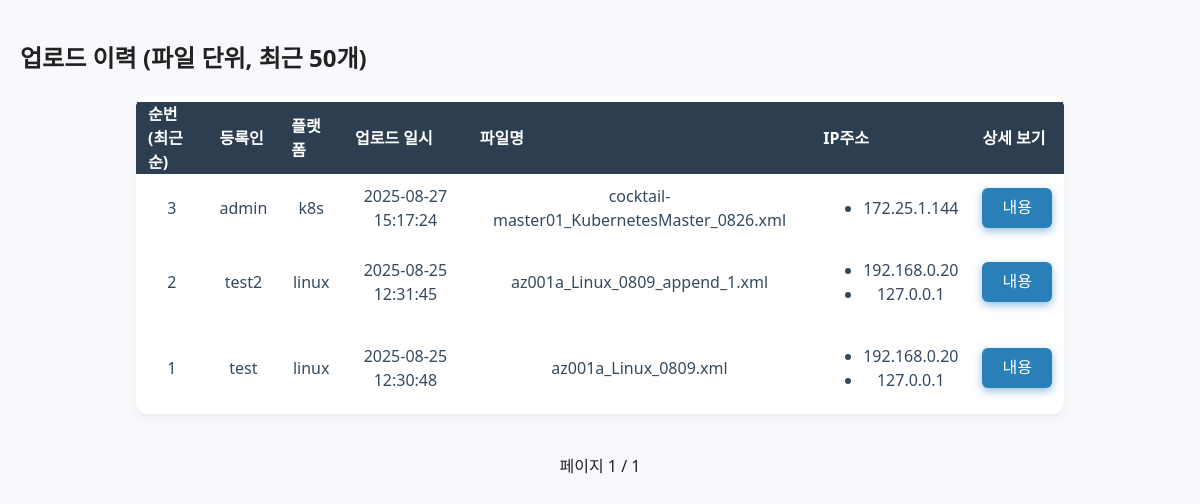
Screenshot of /records_content (signed in) with the database file from the repository.
### CCE/models.py (models this page shows)
class UploadFile(db.Model):
    __tablename__ = 'upload_file'
    id = db.Column(db.Integer, primary_key=True)
    filename = db.Column(db.String, unique=True)
    upload_time = db.Column(db.DateTime, default=lambda: datetime.now(timezone.utc))
    systems = db.Column(db.String, nullable=True)  # 새로 추가한 컬럼
    ip_addresses = db.relationship('IPAddress', backref='upload_file', cascade='all, delete-orphan')
    reg_name = db.Column(db.String, nullable=True)

class IPAddress(db.Model):
    __tablename__ = 'ip_address'
    id = db.Column(db.Integer, primary_key=True)
    upload_file_id = db.Column(db.Integer, db.ForeignKey('upload_file.id'), nullable=False)
    ip = db.Column(db.String, nullable=False)

### app.py (the view)
    @app.route('/records_content')
    @login_required
    def records_content():
        page = request.args.get('page', 1, type=int)
        per_page = 20
        username = session.get('username')
        user = Users.query.filter_by(id=username).first()
        is_admin = False
        if user and hasattr(user, 'lv') and user.lv == 9:  # lv=9를 admin으로 가정
            is_admin = True
        if is_admin:
            pagination = UploadFile.query.order_by(UploadFile.upload_time.desc()).paginate(page=page, per_page=per_page, error_out=False)
        else:
            pagination = UploadFile.query.filter_by(reg_name=username).order_by(UploadFile.upload_time.desc()).paginate(page=page, per_page=per_page, error_out=False)
        files = pagination.items
        '''
        pagination = UploadFile.query.order_by(UploadFile.upload_time.desc()).paginate(page=page, per_page=per_page, error_out=False)
        files = pagination.items
        '''
        return render_template('records_content.html', files=files,pagination=pagination)

### templates/records_content.html (shortened to what this page needs)
<!DOCTYPE html>
<html lang="ko">
<head>
  <link rel="stylesheet" href="{{ url_for('static', filename='css/styles.css') }}">
</head>
<body>
  <h2>업로드 이력 (파일 단위, 최근 50개)</h2>
  <table id="records-table" role="table"  aria-label="업로드 이력 목록">
    <thead>
      <tr>
        <th scope="col">순번(최근순)</th>
		<th scope="col">등록인</th>
		<th scope="col">플랫폼</th>
        <th scope="col">업로드 일시</th>
        <th scope="col">파일명</th>
		<th scope="col">IP주소</th>
        <th scope="col">상세 보기</th>
      </tr>
    </thead>
    <tbody>
      {% for f in files %}
      <tr>
        <td>{{ f.id }}</td>
		<td>{{ f.reg_name }}</td>
		<td>{{ f.systems }}</td>
        <td>{{ f.upload_time.strftime('%Y-%m-%d %H:%M:%S') }}</td>
        <td>{{ f.filename }}</td>
		<td>
        {% if f.ip_addresses %}
          <ul>
            {% for ip in f.ip_addresses %}
              <li>{{ ip.ip }}</li>
            {% endfor %}
          </ul>
        {% else %}
          없음
        {% endif %}
      </td>
        <td>
          <button
            class="btn-view-content"
            data-file-id="{{ f.id }}">
            내용보기
          </button>
        </td>
      </tr>
      {% endfor %}
    </tbody>
  </table>
	<div class="pagination" style="display:flex; justify-content:center; align-items:center; gap:10px;">
    <span>페이지 {{ pagination.page }} / {{ pagination.pages }}</span>
</div>
</body>
</html>

### static/CSS/styles.css (style rules this page uses)
*, *::before, *::after { box-sizing: border-box; }
body { font-family: 'Segoe UI', Tahoma, Geneva, Verdana, sans-serif; margin: 0; padding: 20px; background: #f7f9fc; color: #222; line-height: 1.5; }
button, .action-btns button, #btn-download-csv, #btn-back-prev { cursor: pointer; border: none; border-radius: 6px; font-size: 1rem; color: white; background-color: #2980b9; padding: 0 18px; height: 40px; line-height: 40px; box-shadow: 0 3px 8px rgba(41, 128, 185, 0.5); transition: background-color 0.2s, box-shadow 0.2s; box-sizing: border-box; vertical-align: middle; }
#records-table { width: 80%; margin: 0 auto 40px auto; border-spacing: 0 6px; font-size: 0.9rem; color: #34495e; border-radius: 12px; overflow: hidden; box-shadow: 0 4px 10px rgba(0,0,0,0.05); background: white; }
#records-table thead tr { background-color: #2c3e50; color: white; font-weight: 600; }
#records-table thead th { background-color: #2c3e50; color: white; padding: 0 12px; height: 40px; font-size: 1rem; text-align: left; vertical-align: middle; box-sizing: border-box; }
#records-table tbody tr { border-radius: 10px; border: 1px solid transparent; transition: background-color 0.2s ease; height: 40px; }
#records-table tbody td { padding: 0 12px; vertical-align: middle; font-size: 1rem; box-sizing: border-box; text-align: center; }

### rows the page displays
UploadFile: id "3", reg_name "admin", systems "k8s", upload_time "2025-08-27 15:17:24", filename "cocktail-master01_KubernetesMaster_0826.xml"
IPAddress: ip "172.25.1.144"
UploadFile: id "2", reg_name "test2", systems "linux", upload_time "2025-08-25 12:31:45", filename "az001a_Linux_0809_append_1.xml"
IPAddress: ip "192.168.0.20"
IPAddress: ip "127.0.0.1"
UploadFile: id "1", reg_name "test", systems "linux", upload_time "2025-08-25 12:30:48", filename "az001a_Linux_0809.xml"
IPAddress: ip "192.168.0.20"
IPAddress: ip "127.0.0.1"

### other values shown
{{ pagination.page }} "1"
{{ pagination.pages }} "1"
